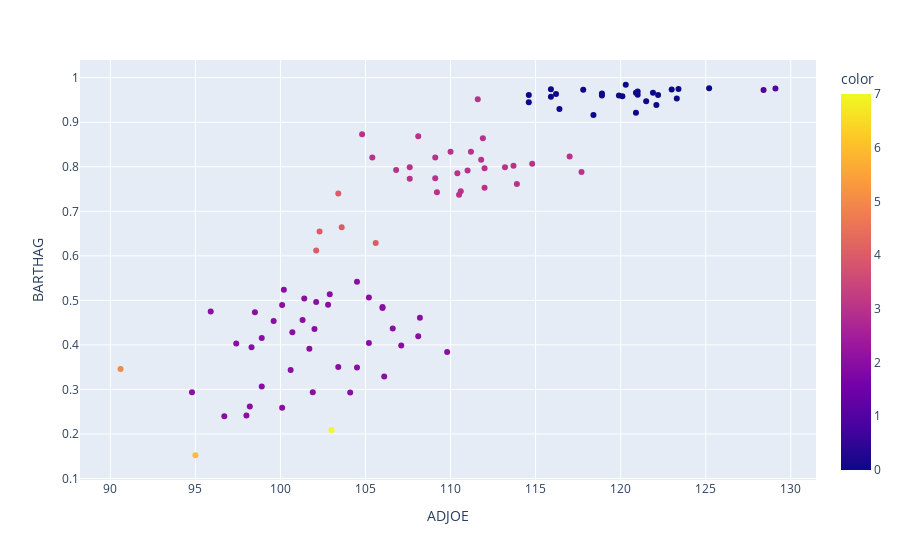

The cell this chart's notebook holds for it:
### Markdown cell above
Not horrible for something I dreamed up in the middle of class. Now, let's try terminating the algorithm when the distance exceeds some epsilon.

### Code cell
labels = postprocess(*kruskal_clustering(X_standardized_df, epsilon = .35))

# create a scatter plot of the data colored by the cluster labels
fig = px.scatter(df2, x='ADJOE', y='BARTHAG', color=labels, hover_data=['TEAM'])
fig.show()

### Figure 1 — Plotly figure (JSON) as saved in the notebook; plotly's stock layout.template omitted (floating-point values rounded to 4 significant figures)
{"data": [{"customdata": [["North Carolina"], ["Wisconsin"], ["Gonzaga"], ["Duke"], ["Virginia"], ["North Carolina"], ["Villanova"], ["Louisville"], ["Virginia"], ["Duke"], ["Kansas"], ["Kansas"], ["Oregon"], ["Gonzaga"], ["Arizona"], ["Kansas"], ["Kentucky"], ["Florida"], ["UMBC"], ["Villanova"], ["Villanova"], ["Xavier"], ["Liberty"], ["Middle Tennessee"], ["Yale"], ["Murray St."], ["Arkansas Little Rock"], ["Wichita St."], ["Harvard"], ["North Dakota St."], ["Stephen F. Austin"], ["Gonzaga"], ["California"], ["Mississippi"], ["Davidson"], ["Virginia"], ["Florida Gulf Coast"], ["Coastal Carolina"], ["Radford"], ["Gardner Webb"], ["UC Davis"], ["UNC Wilmington"], ["Princeton"], ["Penn"], ["Iona"], ["Buffalo"], ["Hampton"], ["Hampton"], ["Wyoming"], ["Nevada"], ["Robert Morris"], ["Mount St. Mary's"], ["Fairleigh Dickinson"], ["Austin Peay"], ["Murray St."], ["Lafayette"], ["Holy Cross"], ["Wofford"], ["Chattanooga"], ["Stephen F. Austin"], ["South Dakota St."], ["South Dakota St."], ["South Dakota St."], ["North Dakota St."], ["Texas Southern"], ["Texas Southern"], ["New Mexico St."], ["New Mexico St."], ["North Carolina St."], ["Albany"], ["Cal Poly"], ["Coastal Carolina"], ["Weber St."], ["Akron"], ["Western Kentucky"], ["North Carolina A&T"], ["Southern"], ["James Madison"], ["North Florida"], ["Manhattan"], ["North Carolina Central"], ["North Carolina Central"], ["North Carolina Central"], ["Fairleigh Dickinson"], ["LIU Brooklyn"], ["New Orleans"], ["Southern"], ["Prairie View A&M"], ["Xavier"], ["Mount St. Mary's"], ["Texas Southern"], ["LIU Brooklyn"], ["Liberty"], ["North Carolina"], ["Oregon"], ["Virginia"], ["Indiana"], ["Kansas"], ["Oregon"]], "hovertemplate": "ADJOE=%{x}<br>BARTHAG=%{y}<br>TEAM=%{customdata[0]}<br>color=%{marker.color}<extra></extra>", "legendgroup": "", "marker": {"color": [0, 1, 0, 0, 0, 0, 1, 0, 0, 0, 0, 0, 0, 0, 0, 0, 0, 0, 2, 0, 0, 0, 3, 3, 3, 3, 3, 0, 3, 3, 3, 0, 3, 3, 3, 0, 2, 2, 2, 2, 2, 3, 3, 4, 2, 3, 2, 2, 4, 3, 2, 2, 2, 2, 3, 2, 2, 4, 4, 3, 3, 2, 3, 2, 2, 2, 3, 3, 3, 2, 2, 2, 2, 4, 2, 5, 2, 2, 2, 2, 2, 6, 2, 7, 2, 2, 2, 2, 3, 2, 2, 2, 2, 0, 3, 0, 0, 3, 3], "coloraxis": "coloraxis", "symbol": "circle"}, "mode": "markers", "name": "", "orientation": "v", "showlegend": false, "type": "scatter", "x": [123.3, 129.1, 117.8, 125.2, 123, 121, 128.4, 115.9, 119.9, 118.9, 120.9, 121.5, 118.4, 123.4, 116.2, 122.1, 120.3, 115.9, 102.1, 121.9, 122.2, 120.9, 109.2, 111.2, 109.1, 110.4, 107.6, 116.4, 111.9, 113.9, 112, 118.9, 105.4, 110, 117, 114.6, 102.9, 104.5, 101.3, 106, 97.4, 117.7, 107.6, 103.6, 105.2, 109.1, 94.8, 98.2, 102.1, 113.7, 100.7, 98.9, 104.5, 103.4, 110.6, 109.8, 96.7, 102.3, 105.6, 111, 110.5, 108.2, 113.2, 106.6, 100.6, 104.1, 106.8, 111.8, 114.8, 102.8, 102, 98.3, 106, 103.4, 100.1, 90.6, 95.9, 98.5, 105.2, 100.2, 101.4, 95, 98, 103, 101.9, 99.6, 98.9, 101.7, 112, 107.1, 106.1, 108.1, 100.1, 120.1, 108.1, 114.6, 121, 111.6, 104.8], "xaxis": "x", "y": [0.9531, 0.9758, 0.9728, 0.9764, 0.9736, 0.9615, 0.9725, 0.9743, 0.96, 0.9646, 0.9662, 0.9472, 0.9163, 0.9744, 0.9636, 0.9385, 0.9842, 0.9575, 0.4963, 0.9663, 0.9611, 0.9211, 0.7428, 0.8339, 0.8209, 0.7852, 0.7732, 0.9295, 0.8641, 0.7613, 0.7527, 0.9599, 0.8211, 0.834, 0.823, 0.9612, 0.5136, 0.5417, 0.4559, 0.4852, 0.4033, 0.7881, 0.7989, 0.6644, 0.4044, 0.7742, 0.2939, 0.2615, 0.6121, 0.8021, 0.4286, 0.4155, 0.3494, 0.3501, 0.7449, 0.3839, 0.2398, 0.6547, 0.6286, 0.7919, 0.737, 0.4612, 0.7989, 0.4369, 0.3437, 0.293, 0.7927, 0.8155, 0.8066, 0.49, 0.4356, 0.3946, 0.4831, 0.7402, 0.4895, 0.3459, 0.475, 0.4736, 0.5063, 0.5238, 0.5043, 0.1522, 0.2414, 0.209, 0.2937, 0.4538, 0.3065, 0.3911, 0.7965, 0.3986, 0.3293, 0.4195, 0.2591, 0.9582, 0.8687, 0.9449, 0.9692, 0.9514, 0.8728], "yaxis": "y"}], "layout": {"coloraxis": {"colorbar": {"title": {"text": "color"}}, "colorscale": [[0, "#0d0887"], [0.1111, "#46039f"], [0.2222, "#7201a8"], [0.3333, "#9c179e"], [0.4444, "#bd3786"], [0.5556, "#d8576b"], [0.6667, "#ed7953"], [0.7778, "#fb9f3a"], [0.8889, "#fdca26"], [1, "#f0f921"]]}, "legend": {"tracegroupgap": 0}, "margin": {"t": 60}, "xaxis": {"anchor": "y", "domain": [0, 1], "title": {"text": "ADJOE"}}, "yaxis": {"anchor": "x", "domain": [0, 1], "title": {"text": "BARTHAG"}}}}
